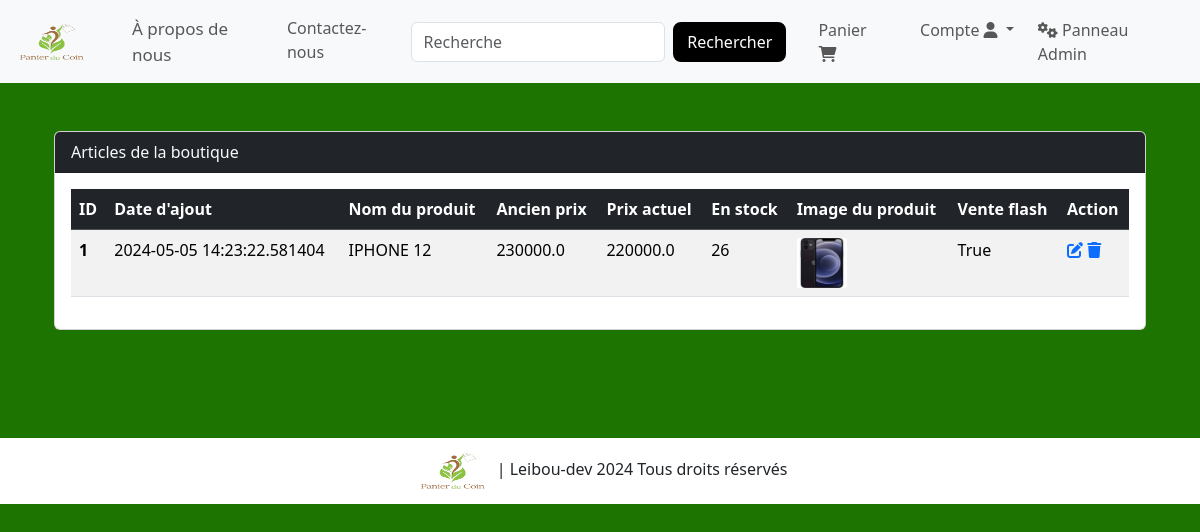
/shop-items (signed in), run on the app's committed database.
### website/models.py (models this page shows, shortened)
class Product(db.Model):
    id = db.Column(db.Integer, primary_key=True)
    product_name = db.Column(db.String(100), nullable=False)
    current_price = db.Column(db.Float, nullable=False)
    previous_price = db.Column(db.Float, nullable=False)
    in_stock = db.Column(db.Integer, nullable=False)
    product_picture = db.Column(db.String(1000), nullable=False)
    flash_sale = db.Column(db.Boolean, default=False)
    date_added = db.Column(db.DateTime, default=datetime.utcnow)
    categories = db.relationship('Category', secondary=product_category, backref=db.backref('products', lazy='dynamic'))
    carts = db.relationship('Cart', backref=db.backref('product', lazy=True))
    orders = db.relationship('OneOrder', backref=db.backref('product', lazy=True))

### website/admin.py (the view)
@admin.route('/shop-items', methods=['GET', 'POST'])
@login_required
def shop_items():
    if current_user.id == 5 or current_user.id == 6:
        items = Product.query.order_by(Product.date_added).all()
        return render_template('shop_items.html', items=items)
    return render_template('404.html')

### website/templates/shop_items.html (shortened to what this page needs)
{% extends 'base.html' %}
{% block body %}
{% if items | length < 1 %}
<h3 style="color: white;">Aucun article en boutique</h3>
{% else %}
<div class="container mt-5">
    <div class="row justify-content-center">
        <div class="col-md-12">
            <div class="card">
                <div class="card-header bg-dark text-light">
                    Articles de la boutique
                </div>
                <div class="card-body">
                    <div class="table-responsive">
                        <table class="table table-hover table-striped">
                            <thead class="table-dark">
                                <tr>
                                    <th scope="col">ID</th>
                                    <th scope="col">Date d'ajout</th>
                                    <th scope="col">Nom du produit</th>
                                    <th scope="col">Ancien prix</th>
                                    <th scope="col">Prix actuel</th>
                                    <th scope="col">En stock</th>
                                    <th scope="col">Image du produit</th>
                                    <th scope="col">Vente flash</th>
                                    <th scope="col">Action</th>
                                </tr>
                            </thead>
                            <tbody>
                                {% for item in items %}
                                <tr>
                                    <th scope="row">{{ item.id }}</th>
                                    <td>{{ item.date_added }}</td>
                                    <td>{{ item.product_name }}</td>
                                    <td>{{ item.previous_price }}</td>
                                    <td>{{ item.current_price }}</td>
                                    <td>{{ item.in_stock }}</td>
                                    <td><img src="{{ item.product_picture }}" alt="" style="height: 50px; width: 50px; border-radius: 2px;"></td>
                                    <td>{{ item.flash_sale }}</td>
                                    <td>
                                        <a href="/update-item/{{ item.id }}"><i class="fas fa-edit"></i></a>
                                        <a href="/delete-item/{{ item.id }}"><i class="fas fa-trash"></i></a>
                                    </td>
                                </tr>
                                {% endfor %}
                            </tbody>
                        </table>
                    </div>
                </div>
            </div>
        </div>
    </div>
</div>
{% endif %}
{% endblock %}

### data on the page
Product: id "1", date_added "2024-05-05 14:23:22.581404", product_name "IPHONE 12", previous_price "230000.0", current_price "220000.0", in_stock "26", product_picture (picture), flash_sale "True"
